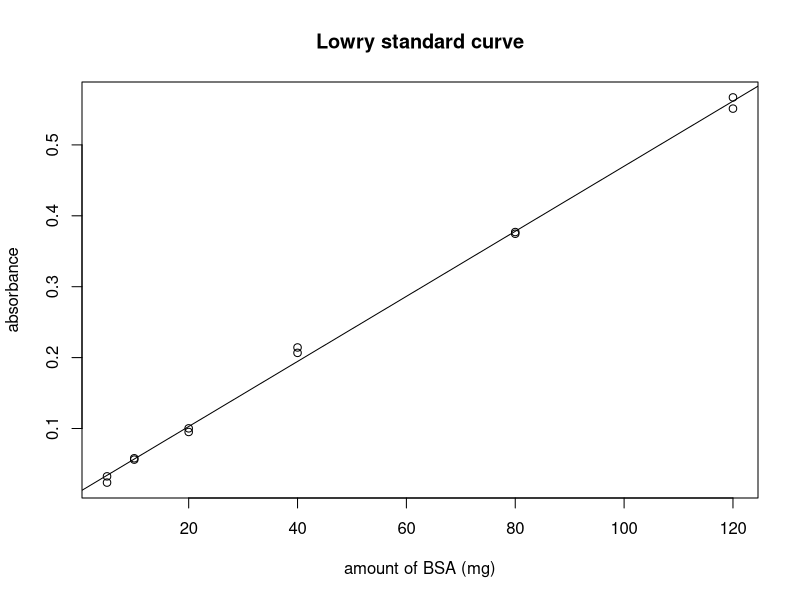

Recreate this plot in R.
library(dplyr)

# How to run:
# Enter your sample absorbances and the standard curve in the indicated area 
# Ctl-A --> Run


# Calculate standard curve:
x <- c(5, 
       5, 
       10, 
       10, 
       20, 
       20, 
       40, 
       40, 
       80, 
       80, 
       120, 
       120)

y <- c(0.0325, 
       0.0237, 
       0.0580, 
       0.0561, 
       0.1002, 
       0.0951, 
       0.2143, 
       0.2067, 
       0.3771, 
       0.3747, 
       0.5670, 
       0.5512)

# Alert when R^2 too low
if (summary(lm(y~x))$r.squared <= 0.95) {
  stop("$R^2$ value too low! Be aware!!")
} else{
  cat("R squared value is", summary(lm(y~x))$r.squared)
}

# Get slope and intercepts
mod_coef <- coef(lm(y~x))
intercept <- mod_coef[1]
slope <- mod_coef[2]

# Plot
plot(y ~ x, 
     xlab = "amount of BSA (mg)", 
     ylab = "absorbance", 
     main = "Lowry standard curve")
abline(a = intercept, b = slope)

# Enter your sample absorbances here, organized in (5 uL, 5 uL, 10 uL)
sample_absorbances = c(0.0435, 
                       0.0502, 
                       0.0563, 
                       0.0098, 
                       0.0106, 
                       0.0181, 
                       0.0343, 
                       0.0262, 
                       0.0460, 
                       0.0348, 
                       0.0328, 
                       0.0698, 
                       0.0387, 
                       0.0355, 
                       0.0710)


# This calculates the concentrations of protein (in mg/mL) in each sample
concentration_function <- function(absorbance) {
  amount <- (absorbance - intercept) / slope
  volumes =c(5, 5, 10) # Change this if you loaded a different amount of samples
  conc <- amount/volumes
  return(conc)
}

sample_concentrations <- concentration_function(sample_absorbances)


# This constructs a viewer-friendly table
conc_table <- matrix(data = sample_concentrations, 
                     nrow = 5, # Change this if you have n samples
                     byrow = TRUE)

conc_table <- cbind(conc_table, 
                    avg = c(rowMeans(conc_table, 
                                     na.rm = TRUE))) %>% as.data.frame()

View(conc_table)


# Do the following if you want to export the data:

# write.csv(conc_table, file = "C2C12 P6D0 0222.csv")
